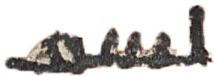
#> input picture cutouts/1.jpg, 214 x 76 px, found by its file name
$ python jatlas_image_from_cutouts.py
#> lines starting #> are read from the running program, lines starting #| are printed output that depends on the picture; after the words box and inside, x2 and y2 are one past the last pixel; in counts of white or black regions, pixels touching at a corner belong together; pictures that were not available may be replaced by others from this repository, and a replacement may not be noted
#> further down, template_img_arr is the input picture: shape (76, 214, 3); mean R, G, B 198.2, 195.6, 193.7
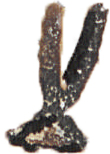
#> input picture cutouts/45.jpg, 110 x 154 px, given in place of 242.jpg, which was not available
#> further down, scan_img_arr is the input picture: shape (154, 110, 3); mean R, G, B 187.2, 182.6, 179.5
import os
from typing import Generator, Iterator, List, Tuple
import numpy as np
from numpy import ndarray
from scipy import ndimage
from PIL import Image, ImageDraw, ImageOps, ImageFont

# "pyproject.toml" in os.listdir(os.getcwd())


def getTemplateWeight(img_arr: ndarray) -> ndarray:
	"""get the weights of an image template such that near-pure white pixels get a zero weight, while others get 1.0

	Parameters
	----------
	img_arr : ndarray of shape (H, W, 3)

	Returns
	-------
	ndarray of shape (H, W) contains the alpha weights of each pixel. 0.0 implies no weight, 1.0 implies max weight
	"""
	max_whiteness = (255 - 15) * 3
	weights = np.sum(img_arr, axis=2) < max_whiteness
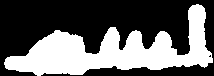
#> weights: shape (76, 214) bool; 38.7% white; 1 white region, box (x1, y1, x2, y2) and area: (4, 4, 213, 76) 6295
	return weights


def pick_random_index_generator(arr: ndarray, arr_weights: ndarray | None) -> Iterator[Tuple[int, int]]:
	"""pick a (y, x) index at random based on the provided optional `arr_weights`

	Parameters
	----------
	arr : ndarray of shape (H, W) or (H, W, 3) or etc...
	arr_weights : ndarray of shape (H, W)
	"""
	if arr_weights is None:
		arr_weights = np.ones((arr.shape[0], arr.shape[1],), dtype=float)
	idys, idxs = np.where(arr_weights > 0)
	ids = np.arange(len(idys))
	np.random.shuffle(ids)
	# for y, x in [(112, 62), (55, 55), (44, 94), (130, 80), (14, 62)]:
	# colors:
	# [(77, 77, 79), (87, 63, 53), (36, 36, 38), (62, 53, 58), (11, 92, 75)]
	# yield (y, x,)
	for i in ids:
		yield (idys[i], idxs[i])


def findTemplateIn(scan_img_arr: ndarray, template_img_arr: ndarray, template_weight_arr: ndarray | None = None, scan_rect: Tuple[int, int, int, int] | List[int] | None = None) -> Tuple[int, int, int, int]:
	# default parameters
	color_diff_uncertainty = 150  # color of the pixel found in the `scan_img_arr` should be within \pm `color_diff_uncertainty / 2`
#> color_diff_uncertainty = 150
	max_scan_iterations = 10  # max number of times we will test for consistency in the pixel layout
	max_index_matches = 5000  # mask_index matches must be less than this value in order to move to individual index matching
	low_sigmoid_certainty_cutoff = 0.5  # pixel colors with sigmoid_certainty less than this value will be considered non-matches

	if scan_rect is None:
		scan_rect = (0, 0, scan_img_arr.shape[0], scan_img_arr.shape[1],)
#> scan_rect = (0, 0, 154, 110)
	# `bx` = [y0, x0, y1, x1] rect-coords of the scan region
	bx = (scan_rect[0], scan_rect[1], scan_rect[0] + scan_rect[2], scan_rect[1] + scan_rect[3],)
#> bx = (0, 0, 154, 110)
	bx = (
		max(bx[0], 0),
		max(bx[1], 0),
		min(bx[2], scan_img_arr.shape[0] - template_img_arr.shape[0]),
		min(bx[3], scan_img_arr.shape[1] - template_img_arr.shape[1]),
	)
#> bx = (0, 0, 78, -104)
	scan_img_arr = np.pad(scan_img_arr[bx[0]:bx[2], bx[1]:bx[3]], [(0, template_img_arr.shape[0],), (0, template_img_arr.shape[1],), (0, 0,)])
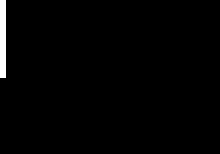
#> scan_img_arr: shape (154, 220, 3); 1.4% white; 1 white region, box (x1, y1, x2, y2) and area: (0, 0, 6, 78) 468

	def sigmoid_certainty_func(v: float | ndarray[float]) -> float | ndarray[float]:
		# this sigmoid function return almost 1.0 when `v` is less than `color_diff_uncertainty / 2`, otherwise its output is almost zero when `v` is greater
		# paste the following expression in desmos to see a graph of this function: "\frac{1}{1+\exp\left(x-\frac{\sigma}{2}\right)}"
		return 1 / (1 + np.exp(v - color_diff_uncertainty / 2))

	match_mask: ndarray[float] = np.ones((scan_img_arr.shape[0] - template_img_arr.shape[0], scan_img_arr.shape[1] - template_img_arr.shape[1],), dtype=float)

	def mask_matching_pixels_colors(y: int, x: int) -> ndarray[float]:
		template_px_color = template_img_arr[y, x]
		# subtract the color of the random pixel from all pixels of `scan_img_arr` and then compare which pixels have a matching (+ uncertainity) color
		color_diff_arr = np.sum(np.abs(scan_img_arr - template_px_color), axis=2)
		rect = [y, x, y + match_mask.shape[0], x + match_mask.shape[1]]
		np.multiply(
			match_mask,
			sigmoid_certainty_func(color_diff_arr[rect[0]:rect[2], rect[1]:rect[3]]),
			match_mask,
		)
		return match_mask

	def find_matching_indexes(y: int, x: int, prev_matches_ys: ndarray[int], prev_matches_xs: ndarray[int]) -> Tuple[ndarray[int], ndarray[int]]:
		template_px_color = template_img_arr[y, x]
		new_matches_ys = []
		new_matches_xs = []
		matches_len = len(prev_matches_ys)
		for i in range(matches_len):
			scan_px_y, scan_px_x = prev_matches_ys[i] + y, prev_matches_xs[i] + x
			color_diff = sum(abs(scan_img_arr[scan_px_y, scan_px_x] - template_px_color))
			if sigmoid_certainty_func(color_diff) > low_sigmoid_certainty_cutoff:
				new_matches_ys += [scan_px_y]
				new_matches_xs += [scan_px_x]
		matches_ys = np.array(new_matches_ys, dtype=int) - y
		matches_xs = np.array(new_matches_xs, dtype=int) - x
		return (matches_ys, matches_xs,)

	matches_ys: ndarray[int] = None
	matches_xs: ndarray[int] = None
	matches_len = match_mask.shape[0] * match_mask.shape[1]
#> matches_len = 468
	pick_yx = pick_random_index_generator(template_img_arr, template_weight_arr)
	for y, x in pick_yx:
		if matches_len > max_index_matches:
			# perform a mask match
			mask = mask_matching_pixels_colors(y, x) > low_sigmoid_certainty_cutoff
			matches_len = np.sum(mask)
			if matches_len <= max_index_matches:
				matches_ys, matches_xs = np.where(mask)
		else:
			matches_ys, matches_xs = find_matching_indexes(y, x, matches_ys, matches_xs)
			matches_len = len(matches_ys)
			if matches_len == 1:
				return (matches_ys[0] + bx[0], matches_xs[0] + bx[1], template_img_arr.shape[0], template_img_arr.shape[1],)
			if len(matches_ys) == 0:
				return Exception("zero matches found")
		print(y, x, matches_len)
		max_scan_iterations -= 1

		"""
		template_px_color = template_img_arr[y, x]
		if first_time:
			# subtract the color of the random pixel from all pixels of `scan_img_arr` (within the search bounds and with the correct offset) and then compare which pixels have a matching (+ uncertainity) color
			color_diff_arr = np.sum(np.abs(scan_img_arr - template_px_color), axis=2)
			matches_ys, matches_xs = np.where(color_diff_arr < color_diff_uncertainty)
			if len(matches_ys) > max_index_matches:
				return Exception("too many matches found")
			first_time = False
		else:
			new_matches_ys, new_matches_xs = [], []
			for i in range(len(matches_ys)):
				scan_px_y, scan_px_x = matches_ys[i] + y, matches_xs[i] + x
				color_diff = sum(abs(scan_img_arr[scan_px_y, scan_px_x] - template_px_color))
				if color_diff < color_diff_uncertainty:
					new_matches_ys += [scan_px_y]
					new_matches_xs += [scan_px_x]
			matches_ys = np.array(new_matches_ys, dtype=int)
			matches_xs = np.array(new_matches_xs, dtype=int)
		# set the coordinates of the matches so that they reference the top-left pixel of their own template's location rect
		matches_ys -= y
		matches_xs -= x
		max_scan_iterations -= 1
		print(y, x, template_px_color, len(matches_ys))
		if len(matches_ys) == 1:
			return (matches_ys[0] + bx[0], matches_xs[0] + bx[1], template_img_arr.shape[0], template_img_arr.shape[1],)
		if len(matches_ys) == 0:
			return Exception("zero matches found")
		if max_scan_iterations <= 0:
			return Exception("max scan iterations reached")
		"""
#> this loop made 1 pass
#> after the loop, max_scan_iterations = 10


template_img_path = "./assets/cutouts/0020_0010/1.jpg"
scan_img_path = "./assets/pages/0020_0010/242.jpg"

#template_img_path = "./temp/45.jpg"
#scan_img_path = "./assets/pages/0020_0010/242.jpg"

template_img_arr = np.asarray(Image.open(template_img_path).convert("RGB"))
scan_img_arr = np.asarray(Image.open(scan_img_path).convert("RGB"))

#> (the run stopped early here; a loop or call above may not have finished)
